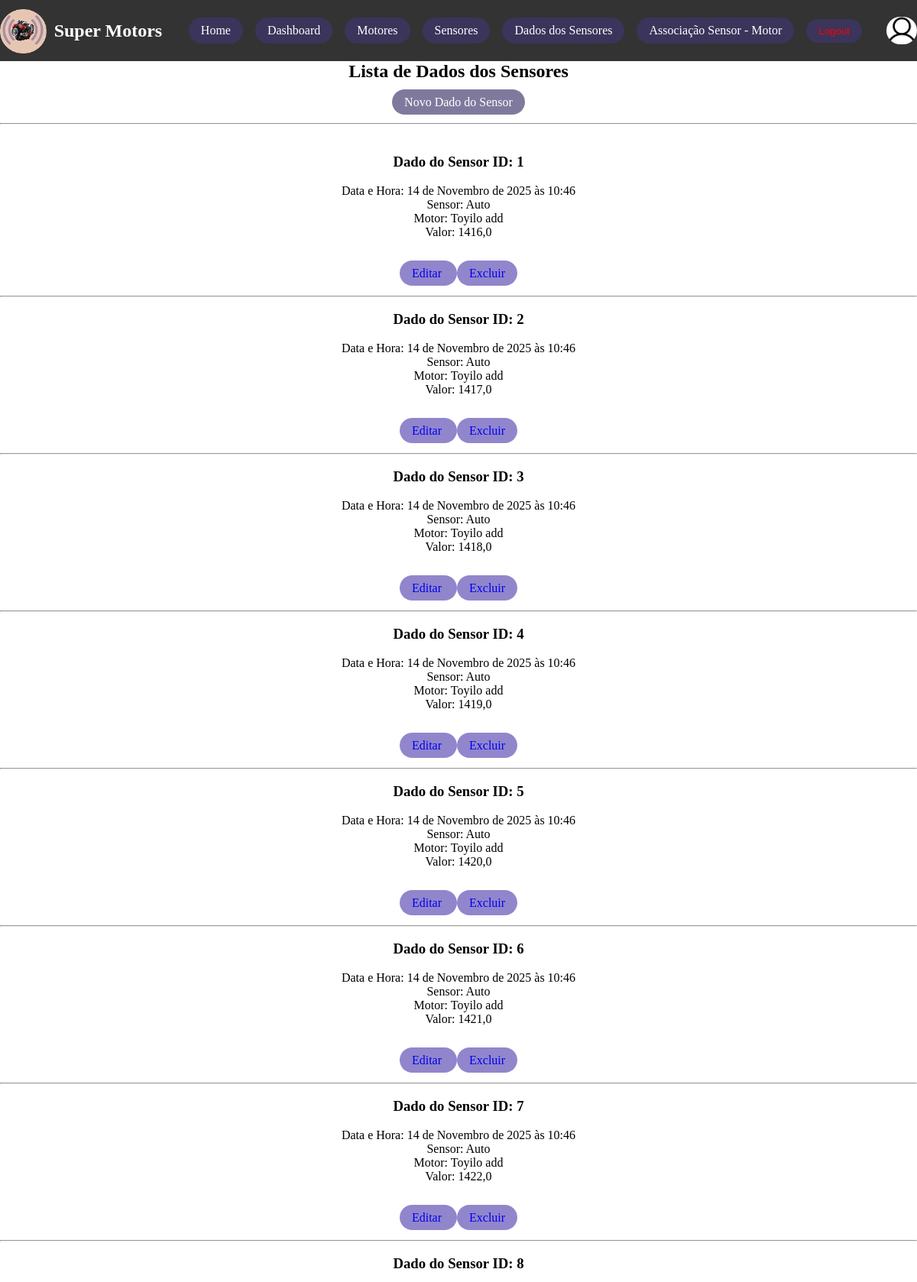
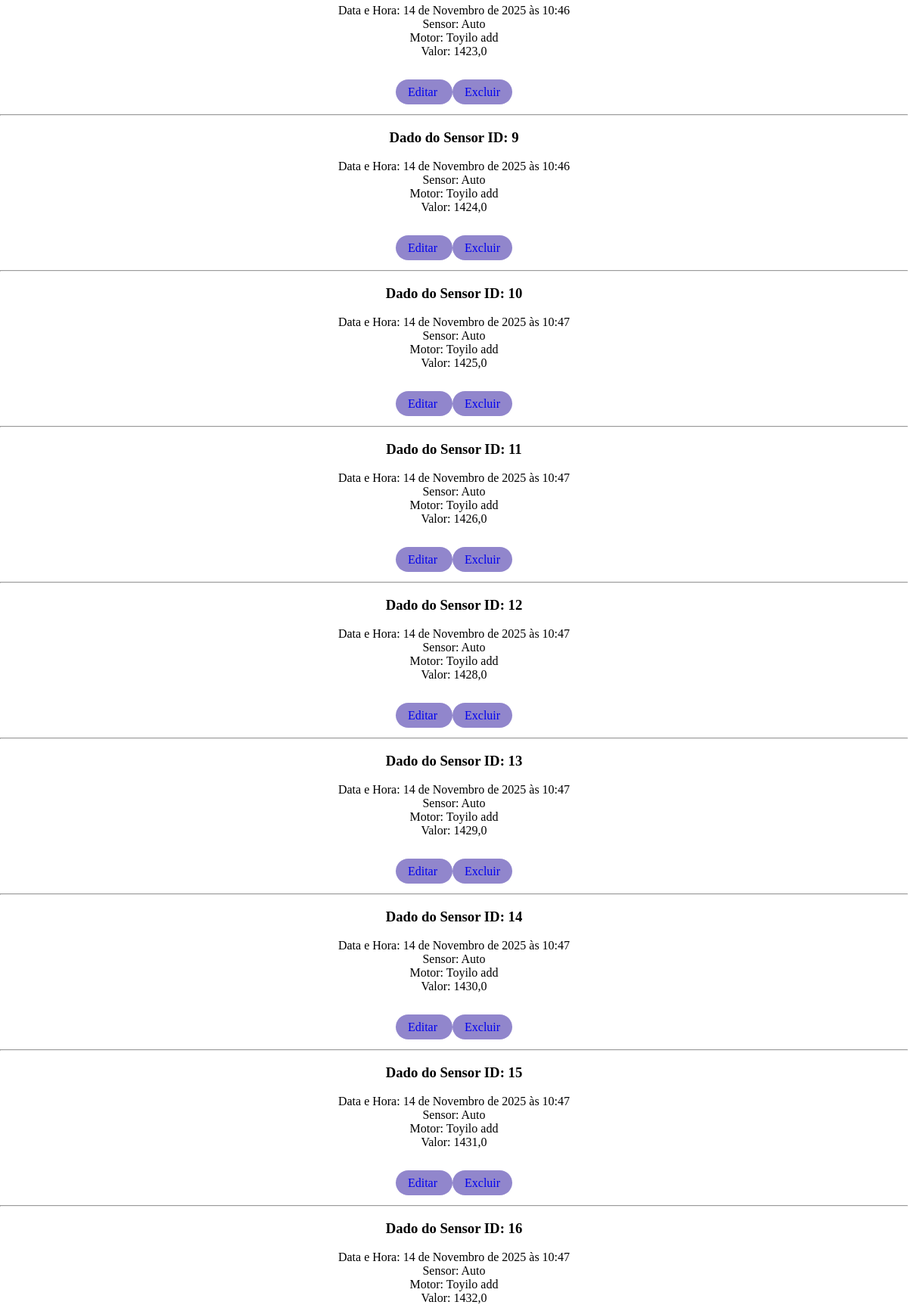
The app's page /dadossensores/ (signed in, upper part) with its own data (2 pictures, top to bottom).
### sensores/models.py (models this page shows, shortened)
class DadosSensor(models.Model):
    id = models.AutoField(primary_key=True)
    DataHora = models.DateTimeField(auto_now=True)
    MotorId = models.ForeignKey(Motor, on_delete=models.DO_NOTHING )
    SensorId = models.ForeignKey(Sensor, on_delete=models.DO_NOTHING)
    Valor = models.FloatField()

class Sensor(models.Model):
    Id = models.CharField(primary_key=True, max_length=10)
    Nome = models.CharField(max_length=30)
    Tipo = models.CharField(max_length=20)

class Motor(models.Model):
    Id = models.CharField(primary_key=True, max_length=10)
    Marca = models.CharField(max_length=30)
    Modelo = models.CharField(max_length=30)
    Potencia = models.IntegerField()
    Descricao = models.CharField(max_length=300)

### sensores/views.py (the view)
# urls.py: path('dadossensores/', DadosSensorListView.as_view(), name='dadossensor_list'),
class DadosSensorListView(LoginRequiredMixin, ListView):
    model = DadosSensor
    template_name = 'dadossensor_list.html'
    sucess_url = reverse_lazy('home_list')

### sensores/templates/dadossensor_list.html (shortened to what this page needs)
{% extends "base.html" %}
{% block content %}
<div class="topo-lista">
    <h2>Lista de Dados dos Sensores</h2><br>
    <a class = "tico" href="{% url 'dadossensor_form' %}">Novo Dado do Sensor</a>
    <br><br>
    <hr>
</div>
{%for dadossensor in object_list%}
<br>
<div class="topo-lista">
<ul>
    <h3>Dado do Sensor ID: {{dadossensor.pk}}</h3>
    <br>
    <li>Data e Hora: {{dadossensor.DataHora}}</li>
    <li>Sensor: {{dadossensor.SensorId.Nome}}</li>
    <li>Motor: {{dadossensor.MotorId.Marca}} {{dadossensor.MotorId.Modelo}}</li>
    <li>Valor: {{dadossensor.Valor}}</li>
    <br><br>
</ul>
    <span class="btn-fill">
    <a href="{% url 'dadossensor_form' dadossensor.pk %}">Editar</a>
    </span>
    <span class="btn-fill">
    <a href="{% url 'dadossensor_delete' dadossensor.pk %}">Excluir</a>
    </span>
</div>
<hr>
{%endfor%}
{% endblock %}

### static/css/style.css (style rules this page uses)
* { margin: 0; padding: 0; box-sizing: border-box; }
a, a:visited, a:hover, a:active { text-decoration: none; }
body { display: grid; grid-template-columns: 12fr; grid-template-rows: 80px auto 120px; grid-template-areas: "h" "m" "f"; }
.topo-lista { text-align: center; margin-bottom: 20px; }
.tico { padding: 8px 16px; background-color: #332b629f; border: none; border-radius: 32px; color: white; }
.btn-fill { padding: 8px 16px; background-color: #4f3eae9f; border: none; border-radius: 32px; color: white; }

### records on screen
DadosSensor: pk "1", DataHora "14 de Novembro de 2025 às 10:46", SensorId.Nome "Auto", MotorId.Marca "Toyilo", MotorId.Modelo "add", Valor "1416,0"
DadosSensor: pk "2", DataHora "14 de Novembro de 2025 às 10:46", SensorId.Nome "Auto", MotorId.Marca "Toyilo", MotorId.Modelo "add", Valor "1417,0"
DadosSensor: pk "3", DataHora "14 de Novembro de 2025 às 10:46", SensorId.Nome "Auto", MotorId.Marca "Toyilo", MotorId.Modelo "add", Valor "1418,0"
DadosSensor: pk "4", DataHora "14 de Novembro de 2025 às 10:46", SensorId.Nome "Auto", MotorId.Marca "Toyilo", MotorId.Modelo "add", Valor "1419,0"
DadosSensor: pk "5", DataHora "14 de Novembro de 2025 às 10:46", SensorId.Nome "Auto", MotorId.Marca "Toyilo", MotorId.Modelo "add", Valor "1420,0"
DadosSensor: pk "6", DataHora "14 de Novembro de 2025 às 10:46", SensorId.Nome "Auto", MotorId.Marca "Toyilo", MotorId.Modelo "add", Valor "1421,0"
DadosSensor: pk "7", DataHora "14 de Novembro de 2025 às 10:46", SensorId.Nome "Auto", MotorId.Marca "Toyilo", MotorId.Modelo "add", Valor "1422,0"
DadosSensor: pk "8", DataHora "14 de Novembro de 2025 às 10:46", SensorId.Nome "Auto", MotorId.Marca "Toyilo", MotorId.Modelo "add", Valor "1423,0"
DadosSensor: pk "9", DataHora "14 de Novembro de 2025 às 10:46", SensorId.Nome "Auto", MotorId.Marca "Toyilo", MotorId.Modelo "add", Valor "1424,0"
DadosSensor: pk "10", DataHora "14 de Novembro de 2025 às 10:47", SensorId.Nome "Auto", MotorId.Marca "Toyilo", MotorId.Modelo "add", Valor "1425,0"
DadosSensor: pk "11", DataHora "14 de Novembro de 2025 às 10:47", SensorId.Nome "Auto", MotorId.Marca "Toyilo", MotorId.Modelo "add", Valor "1426,0"
DadosSensor: pk "12", DataHora "14 de Novembro de 2025 às 10:47", SensorId.Nome "Auto", MotorId.Marca "Toyilo", MotorId.Modelo "add", Valor "1428,0"
DadosSensor: pk "13", DataHora "14 de Novembro de 2025 às 10:47", SensorId.Nome "Auto", MotorId.Marca "Toyilo", MotorId.Modelo "add", Valor "1429,0"
DadosSensor: pk "14", DataHora "14 de Novembro de 2025 às 10:47", SensorId.Nome "Auto", MotorId.Marca "Toyilo", MotorId.Modelo "add", Valor "1430,0"
DadosSensor: pk "15", DataHora "14 de Novembro de 2025 às 10:47", SensorId.Nome "Auto", MotorId.Marca "Toyilo", MotorId.Modelo "add", Valor "1431,0"
DadosSensor: pk "16", DataHora "14 de Novembro de 2025 às 10:47", SensorId.Nome "Auto", MotorId.Marca "Toyilo", MotorId.Modelo "add", Valor "1432,0"
